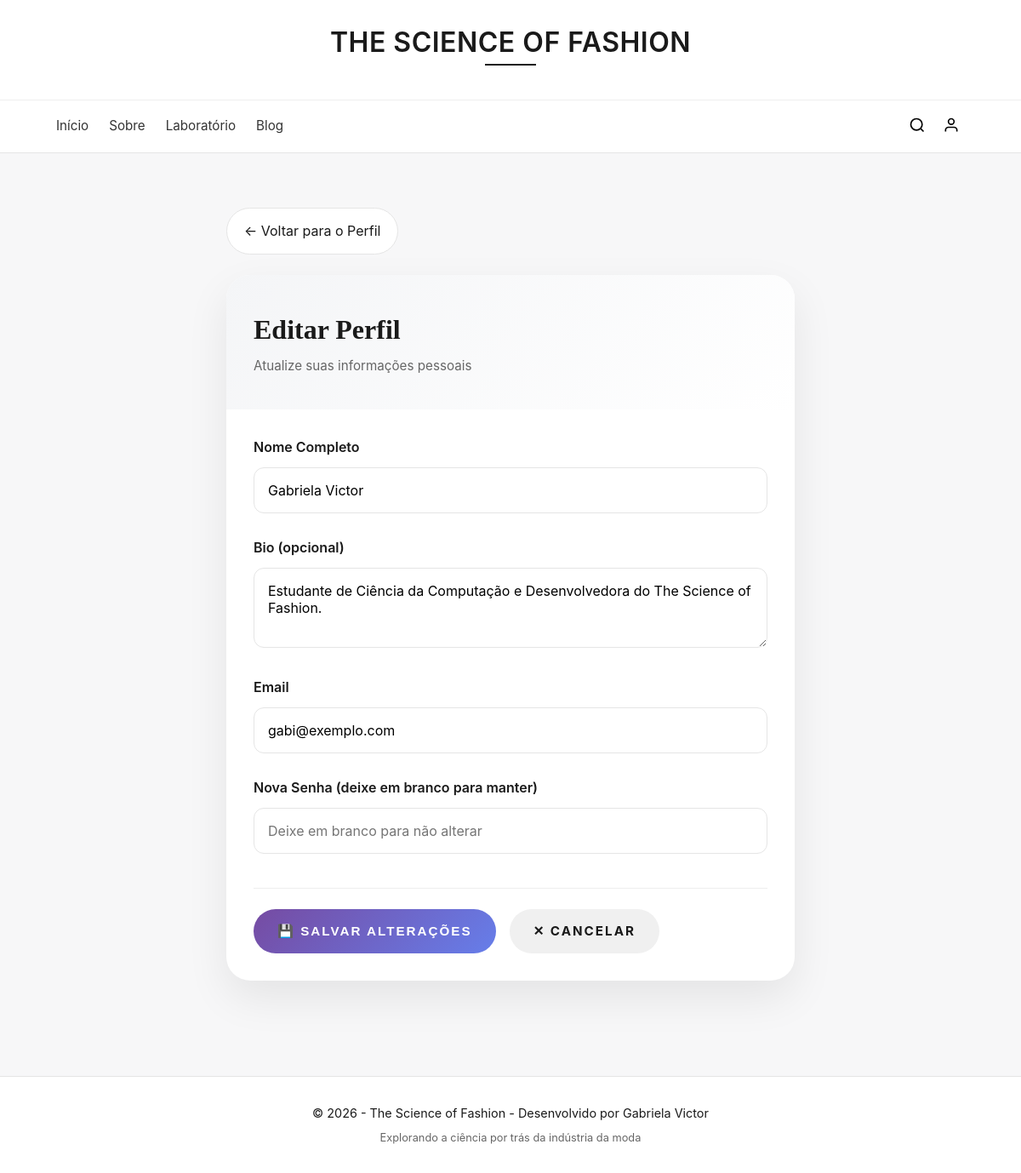
The page /usuarios/editar (signed in) on the database its author committed.
### models.py (models this page shows)
class Usuario(SQLModel, table=True):
    id: Optional[int] = Field(default=None, primary_key=True)
    nome: str
    username: str = Field(index=True, unique=True)
    email: str = Field(unique=True)
    senha: str
    bio: Optional[str] = None
    comentarios: List["Comentario"] = Relationship(back_populates="usuario")
    fibras_favoritas: List["Fibra"] = Relationship(back_populates="usuarios_que_favoritaram", link_model=FavoritoFibra)
    posts_favoritos: List["Post"] = Relationship(back_populates="usuarios_que_favoritaram", link_model=FavoritoPost)

### main.py (the view)
@app.get("/usuarios/editar", response_class=HTMLResponse)
async def form_editar_usuario(
    request: Request,
    usuario: Optional[Usuario] = Depends(get_usuario_logado)
):
    if not usuario:
        return RedirectResponse(url="/login", status_code=303)
    if "HX-Request" in request.headers:
        return templates.TemplateResponse(request, "partials/editar_perfil_content.html", {"usuario": usuario})
    return templates.TemplateResponse(request, "editar_perfil.html", {"usuario": usuario})

### templates/editar_perfil.html (shortened to what this page needs)
{% extends "base.html" %}
{% block content %}
<div id="editar-perfil-container">
    {% include "partials/editar_perfil_content.html" %}
</div>
{% endblock %}

### templates/partials/editar_perfil_content.html
<div class="editar-perfil-content-root">
    <div class="back-link">
        <a href="/perfil"
           hx-get="/perfil"
           hx-target="#main-content"
           hx-push-url="true"
           class="btn-back">
            ← Voltar para o Perfil
        </a>
    </div>
    <div class="editar-perfil-card">
        <div class="editar-perfil-header">
            <h1>Editar Perfil</h1>
            <p>Atualize suas informações pessoais</p>
        </div>
        <form class="editar-perfil-form"
              hx-put="/usuarios/editar"
              hx-target="#main-content"
              hx-swap="innerHTML">
            <div class="form-group">
                <label for="nome">Nome Completo</label>
                <input type="text"
                       id="nome"
                       name="nome"
                       value="{{ usuario.nome }}"
                       placeholder="Seu nome completo"
                       class="form-input">
            </div>
            <div class="form-group">
                <label for="bio">Bio (opcional)</label>
                <textarea id="bio"
                          name="bio"
                          placeholder="Conte um pouco sobre você"
                          rows="3"
                          class="form-textarea">{{ usuario.bio or '' }}</textarea>
            </div>
            <div class="form-group">
                <label for="email">Email</label>
                <input type="email"
                       id="email"
                       name="email"
                       value="{{ usuario.email }}"
                       placeholder="seu@email.com"
                       class="form-input">
            </div>
            <div class="form-group">
                <label for="senha">Nova Senha (deixe em branco para manter)</label>
                <input type="password"
                       id="senha"
                       name="senha"
                       placeholder="Deixe em branco para não alterar"
                       class="form-input">
            </div>
            <div class="form-actions">
                <button type="submit" class="btn btn-primary">
                    💾 Salvar Alterações
                </button>
                <a href="/perfil"
                   hx-get="/perfil"
                   hx-target="#main-content"
                   hx-push-url="true"
                   class="btn btn-secondary">
                    ✕ Cancelar
                </a>
            </div>
        </form>
    </div>
</div>

### static/css/base.css (style rules this page uses)
* { margin: 0; padding: 0; box-sizing: border-box; }
body { font-family: -apple-system, BlinkMacSystemFont, "Segoe UI", Roboto, sans-serif; background: #f7f7f8; color: #1a1a1a; line-height: 1.5; }

### static/css/index.css (style rules this page uses)
.btn-primary, .btn-secondary { display: inline-block; padding: 1rem 2.5rem; text-decoration: none; font-size: 0.8rem; font-weight: 600; text-transform: uppercase; letter-spacing: 2px; transition: all 0.3s ease; border: 1px solid #1a1a1a; }
.btn-primary { background: #1a1a1a; color: #fff; }
.btn-secondary { background: transparent; color: #1a1a1a; }

### static/css/pages/fibra_detalhes_content.css (style rules this page uses)
.back-link { margin-bottom: 1.5rem; }
.btn-back { display: inline-flex; align-items: center; gap: 0.5rem; padding: 0.9rem 1.25rem; border-radius: 999px; border: 1px solid #e5e5e5; background: #fff; color: #1a1a1a; text-decoration: none; transition: all 0.2s ease; }

### static/css/pages/blog.css (style rules this page uses)
.back-link { margin-bottom: 1.5rem; }
.btn-back { display: inline-flex; align-items: center; gap: 0.5rem; padding: 0.9rem 1.25rem; border-radius: 999px; border: 1px solid #e5e5e5; background: #fff; color: #1a1a1a; text-decoration: none; transition: all 0.2s ease; }

### static/css/pages/perfil.css (style rules this page uses)
.editar-perfil-content-root { max-width: 700px; margin: 0 auto; padding: 2rem 1rem 4rem; }
.editar-perfil-card { background: #fff; border-radius: 28px; overflow: hidden; box-shadow: 0 20px 50px rgba(0, 0, 0, 0.08); }
.editar-perfil-header { background: linear-gradient(135deg, #f4f5f7 0%, #ffffff 100%); padding: 2.5rem 2rem; }
.editar-perfil-header h1 { font-size: 2rem; margin-bottom: 0.5rem; color: #1a1a1a; font-family: 'Playfair Display', serif; }
.editar-perfil-header p { color: #666; font-size: 0.95rem; }
.editar-perfil-form { padding: 2rem; }
.form-group { margin-bottom: 1.75rem; }
.form-group label { display: block; font-weight: 600; margin-bottom: 0.75rem; color: #1a1a1a; }
.form-input, .form-textarea { width: 100%; padding: 1rem; border: 1px solid #e5e5e5; border-radius: 12px; font-size: 1rem; font-family: inherit; transition: all 0.2s ease; }
.form-textarea { resize: vertical; }
.form-actions { display: flex; gap: 1rem; justify-content: flex-start; margin-top: 2.5rem; padding-top: 1.5rem; border-top: 1px solid #eee; }
.form-actions .btn { padding: 0.9rem 1.75rem; border-radius: 999px; font-weight: 700; transition: all 0.2s ease; text-decoration: none; border: none; cursor: pointer; font-size: 0.95rem; }
.form-actions .btn-primary { background: linear-gradient(135deg, #764ba2 0%, #667eea 100%); color: #fff; }
.form-actions .btn-secondary { background: #f0f0f0; color: #1a1a1a; }
.back-link { margin-bottom: 1.5rem; }
.btn-back { display: inline-flex; align-items: center; gap: 0.5rem; padding: 0.9rem 1.25rem; border-radius: 999px; border: 1px solid #e5e5e5; background: #fff; color: #1a1a1a; text-decoration: none; transition: all 0.2s ease; }

### rows shown on the page
Usuario: nome "Gabriela Victor", bio "Estudante de Ciência da Computação e Desenvolvedora do The Science of Fashion.", email "gabi@exemplo.com"
